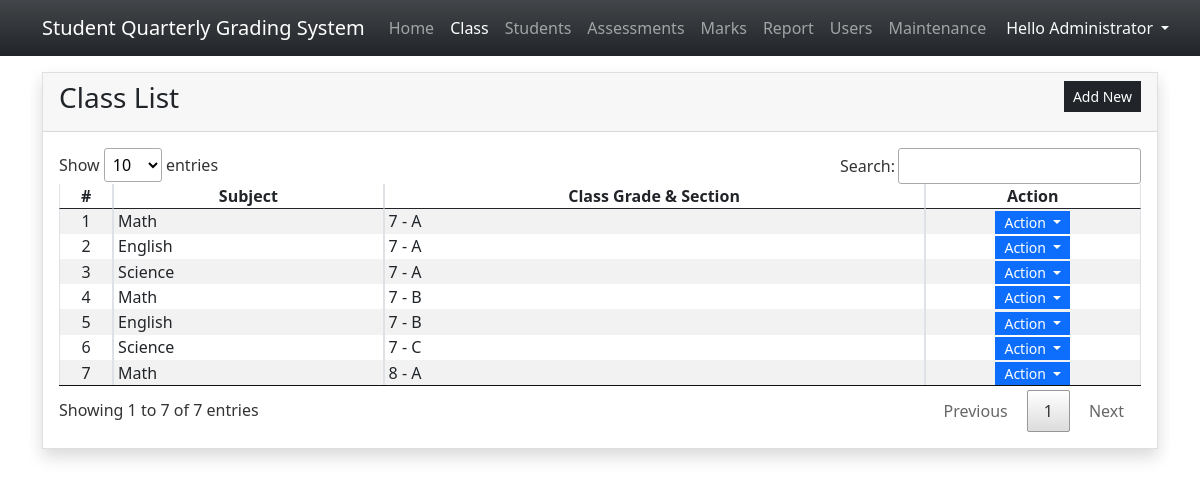
/?page=class (signed in), run on the app's committed database.
### tables this page shows
CREATE TABLE `class_list` (
  `class_id` int(30) NOT NULL,
  `subject_id` int(30) NOT NULL,
  `grade` text NOT NULL,
  `section` text NOT NULL,
  `delete_flag` tinyint(1) NOT NULL DEFAULT 0
);

CREATE TABLE `subjects` (
  `subject_id` int(30) NOT NULL,
  `name` text NOT NULL,
  `delete_flag` tinyint(1) NOT NULL DEFAULT 0
);

### class.php (the view, shortened to what this page needs)
<div class="card rounded-0 shadow">
    <div class="card-header d-flex justify-content-between">
        <h3 class="card-title">Class List</h3>
        <div class="card-tools align-middle">
            <button class="btn btn-dark btn-sm py-1 rounded-0" type="button" id="create_new">Add New</button>
        </div>
    </div>
    <div class="card-body">
        <table class="table table-hover table-striped table-bordered">
            <colgroup>
                <col width="5%">
                <col width="25%">
                <col width="50%">
                <col width="20%">
            </colgroup>
            <thead>
                <tr>
                    <th class="text-center p-0">#</th>
                    <th class="text-center p-0">Subject</th>
                    <th class="text-center p-0">Class Grade & Section</th>
                    <th class="text-center p-0">Action</th>
                </tr>
            </thead>
            <tbody>
                <?php
                $sql = "SELECT c.*, CONCAT(c.grade , ' - ' , c.section) as grade_section,s.name FROM `class_list` c inner join `subjects` s on c.subject_id = s.subject_id where c.delete_flag = 0 order by CONCAT(c.grade , ' - ' , c.section) asc";
                $qry = $conn->query($sql);
                $i = 1;
                    while($row = $qry->fetch_assoc()):
                ?>
                <tr>
                    <td class="text-center p-0"><?php echo $i++; ?></td>
                    <td class="py-0 px-1"><?php echo $row['name'] ?></td>
                    <td class="py-0 px-1"><?php echo $row['grade_section'] ?></td>
                    <td class="text-center py-0 px-1">
                        <div class="btn-group" role="group">
                            <button id="btnGroupDrop1" type="button" class="btn btn-primary dropdown-toggle btn-sm rounded-0 py-0" data-bs-toggle="dropdown" aria-expanded="false">
                            Action
                            </button>
                        </div>
                    </td>
                </tr>
                <?php endwhile; ?>
            </tbody>
        </table>
    </div>
</div>

### index.php (shortened to what this page needs)
<?php
$page = isset($_GET['page']) ? $_GET['page'] : 'home';
?>
<!DOCTYPE html>
<html lang="en">
<head>
    <link rel="stylesheet" href="./Font-Awesome-master/css/all.min.css">
    <link rel="stylesheet" href="./css/bootstrap.min.css">
    <link rel="stylesheet" href="./select2/css/select2.min.css">
    <link rel="stylesheet" href="./DataTables/datatables.min.css">
</head>
<body>
    <main>
    <nav class="navbar navbar-expand-lg navbar-dark bg-dark bg-gradient" id="topNavBar">
        <div class="container">
            <a class="navbar-brand" href="#">
            Student Quarterly Grading System
            </a>
            <div class="collapse navbar-collapse" id="navbarNav">
                <ul class="navbar-nav">
                    <li class="nav-item">
                        <a class="nav-link <?php echo ($page == 'home')? 'active' : '' ?>" aria-current="page" href="./">Home</a>
                    </li>
                    <li class="nav-item">
                        <a class="nav-link  <?php echo ($page == 'class')? 'active' : '' ?>" href="./?page=class">Class</a>
                    </li>
                    <li class="nav-item">
                        <a class="nav-link <?php echo ($page == 'students')? 'active' : '' ?>" aria-current="page" href="./?page=students">Students</a>
                    </li>
                    <li class="nav-item">
                        <a class="nav-link <?php echo ($page == 'assessments')? 'active' : '' ?>" aria-current="page" href="./?page=assessments">Assessments</a>
                    </li>
                    <li class="nav-item">
                        <a class="nav-link <?php echo ($page == 'marks')? 'active' : '' ?>" aria-current="page" href="./?page=marks">Marks</a>
                    </li>
                    <li class="nav-item">
                        <a class="nav-link <?php echo ($page == 'reports')? 'active' : '' ?>" aria-current="page" href="./?page=reports">Report</a>
                    </li>
                    <li class="nav-item">
                        <a class="nav-link <?php echo ($page == 'users')? 'active' : '' ?>" aria-current="page" href="./?page=users">Users</a>
                    </li>
                    <li class="nav-item">
                        <a class="nav-link" href="./?page=maintenance">Maintenance</a>
                    </li>
                </ul>
            </div>
            <div>
            <div class="dropdown">
                <button class="btn btn-secondary dropdown-toggle bg-transparent  text-light border-0" type="button" id="dropdownMenuButton1" data-bs-toggle="dropdown" aria-expanded="false">
                    Hello <?php echo $_SESSION['fullname'] ?>
                </button>
            </div>
            </div>
        </div>
    </nav>
    <div class="container py-3" id="page-container">
        <?php
            include $page.'.php';
        ?>
    </div>
    </main>
</body>
</html>

### index.php (style rules this page uses)
html,body { height:100%; width:100%; }
main { height:100%; display:flex; flex-flow:column; }
#page-container { flex: 1 1 auto; overflow:auto; }
#topNavBar { flex: 0 1 auto; }

### data on the page
class_list: subject.name "Math", grade_section "7 - A"
class_list: subject.name "English", grade_section "7 - A"
class_list: subject.name "Science", grade_section "7 - A"
class_list: subject.name "Math", grade_section "7 - B"
class_list: subject.name "English", grade_section "7 - B"
class_list: subject.name "Science", grade_section "7 - C"
class_list: subject.name "Math", grade_section "8 - A"

### other printed values
$_SESSION['fullname'] "Administrator"
